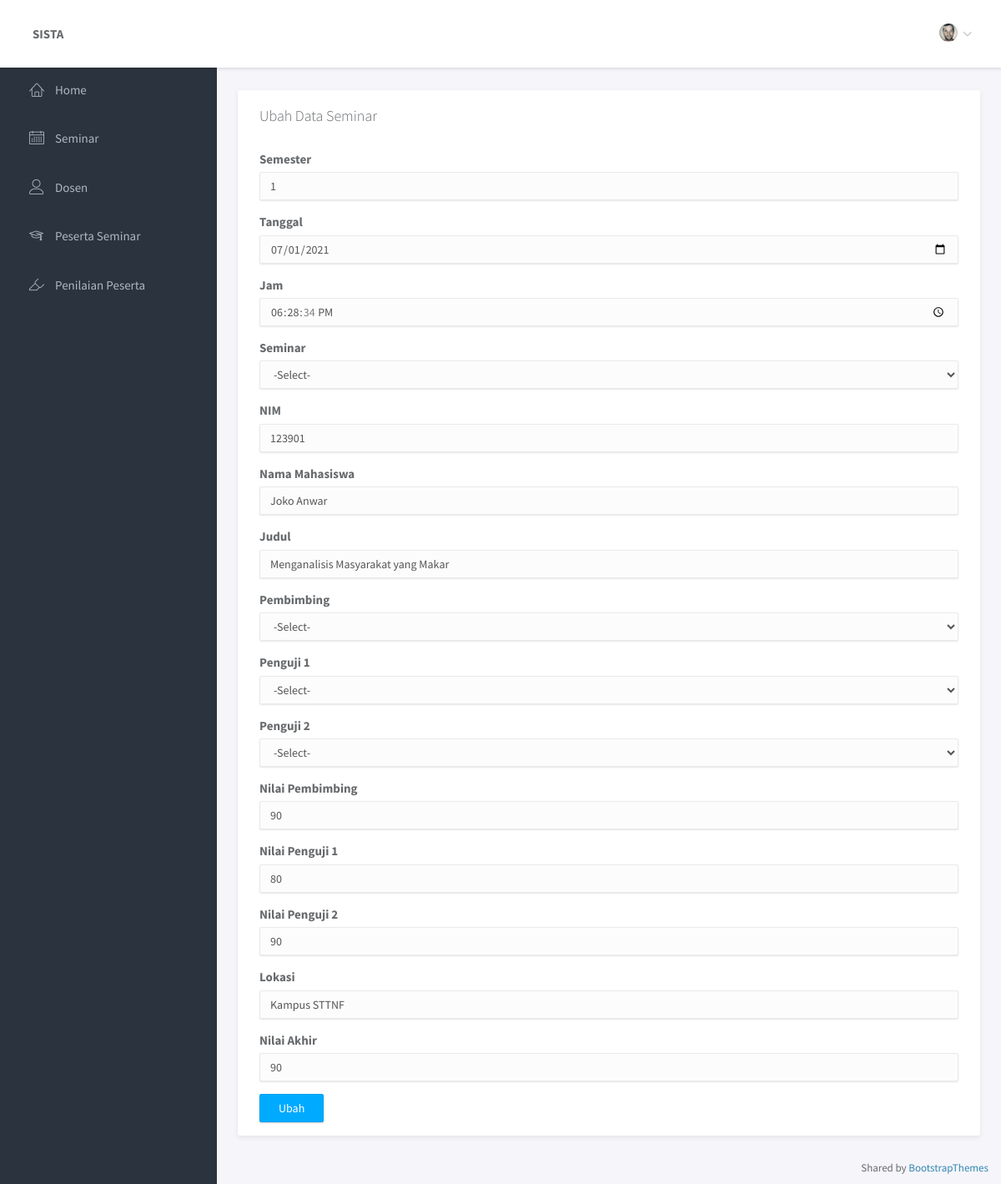
/seminar/ubah/1, run on the app's committed database.
### tables this page shows
CREATE TABLE `seminar_ta` (
  `id` int(11) NOT NULL,
  `semester` int(11) DEFAULT NULL,
  `tanggal` date DEFAULT NULL,
  `jam` time DEFAULT NULL,
  `kategori_seminar_id` int(11) NOT NULL,
  `nim` varchar(10) DEFAULT NULL,
  `nama_mahasiswa` varchar(45) DEFAULT NULL,
  `judul` text DEFAULT NULL,
  `pembimbing_id` int(11) NOT NULL,
  `penguji1_id` int(11) DEFAULT NULL,
  `penguji2_id` int(11) DEFAULT NULL,
  `nilai_pembimbing` double DEFAULT NULL,
  `nilai_penguji1` double DEFAULT NULL,
  `nilai_penguji2` double DEFAULT NULL,
  `lokasi` varchar(40) DEFAULT NULL,
  `nilai_akhir` double DEFAULT NULL
);

### application/controllers/Seminar.php (called while the page is built, shortened)
<?php
class Seminar extends CI_Controller
{
    public function __construct()
    {
        $this->load->model('seminar_model');
    }
    public function ubah($id)
    {
        $validation = $this->form_validation;
        $data['seminar'] = $this->seminar_model->getById($id);
        $validation->set_rules('semester', 'Semester', 'required');
        $validation->set_rules('tanggal', 'Tanggal', 'required');
        $validation->set_rules('jam', 'Jam', 'required');
        $validation->set_rules('kategori_seminar_id', 'Seminar', 'required');
        $validation->set_rules('nim', 'NIM', 'required');
        $validation->set_rules('nama_mahasiswa', 'Nama Mahasiswa', 'required');
        $validation->set_rules('judul', 'Judul', 'required');
        $validation->set_rules('pembimbing_id', 'Pembimbing', 'required');
        $validation->set_rules('penguji1_id', 'Penguji 1', 'required');
        $validation->set_rules('penguji2_id', 'Penguji 2', 'required');
        $validation->set_rules('nilai_pembimbing', 'Nilai Pembimbing', 'required');
        $validation->set_rules('nilai_penguji1', 'Nilai Penguji 1', 'required');
        $validation->set_rules('nilai_penguji2', 'Nilai Penguji 2', 'required');
        $validation->set_rules('lokasi', 'Lokasi', 'required');
        $validation->set_rules('nilai_akhir', 'Nilai Akhir', 'required');
        if ($validation->run() == FALSE)
        {
            $this->load->model('dosen_model');
            $data['list_dosen'] = $this->dosen_model->getAll();
            $this->load->model('kategori_model');
            $data['list_kategori'] = $this->kategori_model->getAll();
            $this->load->view('layout/header');
            $this->load->view('admin/ubah', $data);
            $this->load->view('layout/footer');
        } else {
            $this->seminar_model->ubahSeminar();
            redirect('seminar');
        }
    }
}

### index.php (called while the page is built, shortened)
<?php
require_once BASEPATH.'core/CodeIgniter.php';

### application/models/Seminar_model.php (called while the page is built, shortened)
<?php
class Seminar_model extends CI_Model{
    public $_table = 'seminar_ta';
    public function getById($id)
    {
        return $this->db->get_where($this->_table, ['id' => $id])->row_array();
    }
}
?>

### application/views/admin/ubah.php (the view, shortened to what this page needs)
<div class="panel">
    <div class="panel-heading">
        <h3 class="panel-title">Ubah Data Seminar</h3>
    </div>
    <div class="panel-body">
    <div class="card">
        <div class="card-body">
            <form action="" method="post">
                <div class="form-group">
                    <label for="semester">Semester</label>
                    <input type="text" class="form-control" id="semester" name="semester" value="<?= $seminar['semester'] ?>">
                </div>
                <div class="form-group">
                    <label for="tanggal">Tanggal</label>
                    <input type="date" class="form-control" id="tanggal" name="tanggal" value="<?= $seminar['tanggal'] ?>">
                </div>
                <div class="form-group">
                    <label for="jam">Jam</label>
                    <input type="time" class="form-control" id="jam" name="jam" value="<?= $seminar['jam'] ?>">
                </div>
                <div class="form-group">
                    <label for="kategori_seminar_id">Seminar</label>
                    <select name="kategori_seminar_id" id="kategori_seminar_id" class="form-control" value="<?= $seminar['kategori_seminar_id'] ?>">
                        <option value="">-Select-</option>
                    </select>
                </div>
                <div class="form-group">
                    <label for="nim">NIM</label>
                    <input type="text" class="form-control" id="nim" name="nim" value="<?= $seminar['nim'] ?>">
                </div>
                <div class="form-group">
                    <label for="nama_mahasiswa">Nama Mahasiswa</label>
                    <input type="text" class="form-control" id="nama_mahasiswa" name="nama_mahasiswa" value="<?= $seminar['nama_mahasiswa'] ?>">
                </div>
                <div class="form-group">
                    <label for="judul">Judul</label>
                    <input type="text" class="form-control" id="judul" name="judul" value="<?= $seminar['judul'] ?>">
                </div>
                <div class="form-group">
                    <label for="pembimbing">Pembimbing</label>
                    <select name="pembimbing_id" id="pembimbing" class="form-control" value="<?= $seminar['pembimbing_id'] ?>">
                        <option value="">-Select-</option>
                    </select>
                </div>
                <div class="form-group">
                    <label for="penguji1">Penguji 1</label>
                    <select name="penguji1_id" id="penguji1" class="form-control" value="<?= $seminar['penguji1_id'] ?>">
                        <option value="">-Select-</option>
                    </select>
                </div>
                <div class="form-group">
                    <label for="penguji2">Penguji 2</label>
                    <select name="penguji2_id" id="penguji2" class="form-control" value="<?= $seminar['penguji2_id'] ?>">
                        <option value="">-Select-</option>
                    </select>
                </div>
                <div class="form-group">
                    <label for="nilai_pembimbing">Nilai Pembimbing</label>
                    <input type="text" class="form-control" id="nilai_pembimbing" name="nilai_pembimbing" value="<?= $seminar['nilai_pembimbing'] ?>">
                </div>
                <div class="form-group">
                    <label for="nilai_penguji1">Nilai Penguji 1</label>
                    <input type="text" class="form-control" id="nilai_penguji1" name="nilai_penguji1" value="<?= $seminar['nilai_penguji1'] ?>">
                </div>
                <div class="form-group">
                    <label for="nilai_penguji2">Nilai Penguji 2</label>
                    <input type="text" class="form-control" id="nilai_penguji2" name="nilai_penguji2" value="<?= $seminar['nilai_penguji2'] ?>">
                </div>
                <div class="form-group">
                    <label for="lokasi">Lokasi</label>
                    <input type="text" class="form-control" id="lokasi" name="lokasi" value="<?= $seminar['lokasi'] ?>">
                </div>
                <div class="form-group">
                    <label for="nilai_akhir">Nilai Akhir</label>
                    <input type="text" class="form-control" id="nilai_akhir" name="nilai_akhir" value="<?= $seminar['nilai_akhir'] ?>">
                </div>
                <button type="submit" class="btn btn-primary float-right" name="ubah">Ubah</button>
            </form>
        </div>
    </div>
</div>

### public/assets/css/main.css (style rules this page uses)
html { position: relative; min-height: 100%; }
body { background-color: #F3F5F8; font-family: "Source Sans Pro", sans-serif; font-size: 15px; color: #676a6d; }
.form-control { -moz-box-shadow: 0px 1px 2px 0 rgba(0, 0, 0, 0.1); -webkit-box-shadow: 0px 1px 2px 0 rgba(0, 0, 0, 0.1); box-shadow: 0px 1px 2px 0 rgba(0, 0, 0, 0.1); -webkit-border-radius: 2px; -moz-border-radius: 2px; border-radius: 2px; border-color: #eaeaea; background-color: #fcfcfc; }
.btn { -webkit-border-radius: 2px; -moz-border-radius: 2px; border-radius: 2px; -moz-box-shadow: 0px 1px 2px 0 rgba(0, 0, 0, 0.2); -webkit-box-shadow: 0px 1px 2px 0 rgba(0, 0, 0, 0.2); box-shadow: 0px 1px 2px 0 rgba(0, 0, 0, 0.2); padding: 6px 22px; }
.btn-primary { background-color: #00AAFF; border-color: #00a0f0; }
.panel { -webkit-border-radius: 3px; -moz-border-radius: 3px; border-radius: 3px; -moz-box-shadow: 0 2px 6px rgba(0, 0, 0, 0.08); -webkit-box-shadow: 0 2px 6px rgba(0, 0, 0, 0.08); box-shadow: 0 2px 6px rgba(0, 0, 0, 0.08); background-color: #fff; margin-bottom: 30px; }
.panel .panel-heading, .panel .panel-body, .panel .panel-footer { padding-left: 25px; padding-right: 25px; }
.panel .panel-heading { padding-top: 20px; padding-bottom: 20px; position: relative; }
.panel .panel-heading .panel-title { margin: 0; font-size: 18px; font-weight: 300; }
.panel .panel-body { padding-top: 10px; padding-bottom: 15px; }

### data on the page
seminar_ta: semester "1", tanggal "07/01/2021", jam "18:28:34", nim "123901", nama_mahasiswa "Joko Anwar", judul "Menganalisis Masyarakat yang Makar", nilai_pembimbing "90", nilai_penguji1 "80", nilai_penguji2 "90", lokasi "Kampus STTNF", nilai_akhir "90"
